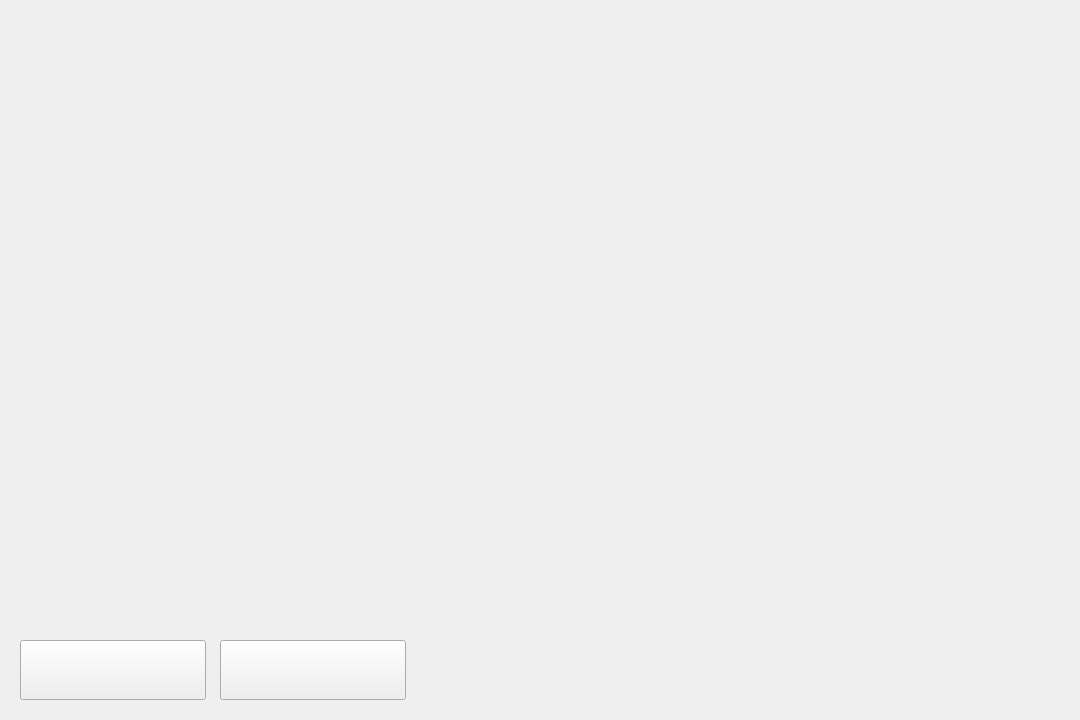
<?xml version="1.0" encoding="UTF-8"?>
<ui version="4.0">
 <class>MainWindow</class>
 <widget class="QMainWindow" name="MainWindow">
  <property name="geometry">
   <rect>
    <x>0</x>
    <y>0</y>
    <width>1080</width>
    <height>720</height>
   </rect>
  </property>
  <property name="windowTitle">
   <string>MainWindow</string>
  </property>
  <widget class="QWidget" name="centralwidget">
   <widget class="QPushButton" name="exit">
    <property name="geometry">
     <rect>
      <x>220</x>
      <y>640</y>
      <width>186</width>
      <height>60</height>
     </rect>
    </property>
    <property name="text">
     <string/>
    </property>
   </widget>
   <widget class="QPushButton" name="start">
    <property name="geometry">
     <rect>
      <x>20</x>
      <y>640</y>
      <width>186</width>
      <height>60</height>
     </rect>
    </property>
    <property name="text">
     <string/>
    </property>
   </widget>
   <widget class="QLabel" name="label">
    <property name="geometry">
     <rect>
      <x>0</x>
      <y>0</y>
      <width>1080</width>
      <height>720</height>
     </rect>
    </property>
    <property name="text">
     <string/>
    </property>
   </widget>
   <zorder>label</zorder>
   <zorder>start</zorder>
   <zorder>exit</zorder>
  </widget>
 </widget>
 <resources/>
 <connections/>
</ui>
